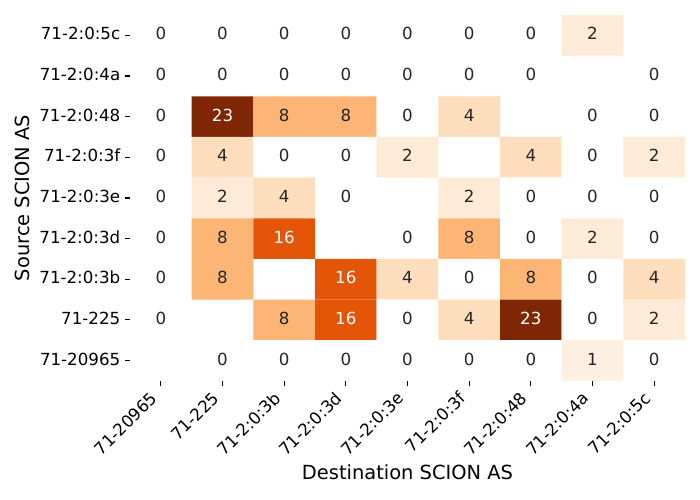

The Python source for this figure:
import pandas as pd
import seaborn as sns
import matplotlib.pyplot as plt
import argparse

def plot_heatmap(csv_file, x_order=None, y_order=None):
    df = pd.read_csv(csv_file)
    df_pivot = df.pivot(index='src_scion_addr', columns='dst_scion_addr', values='median_diff_to_max')
    df_pivot = df_pivot.round(2)  # Round values to 2 decimal places

    if x_order:
        x_order = x_order.split(',')
        df_pivot = df_pivot.reindex(columns=x_order)
    
    if y_order:
        y_order = y_order.split(',')
        df_pivot = df_pivot.reindex(index=y_order)
    
    plt.rcParams['pdf.fonttype'] = 42
    plt.rcParams['ps.fonttype'] = 42
    plt.figure(figsize=(7, 5))
    
    # Get a copy of the "Oranges" colormap. It's good practice to work on a copy.
    cmap = plt.get_cmap("Oranges").copy()
    
    # Set the color for values that are "under" the minimum range to white.
    cmap.set_under('white')
    
    # Plot the heatmap.
    # By setting `vmin` to a small positive number, all cells with a value of 0 
    # will be treated as "under" the range and colored white.
    # Since your data is rounded to 2 decimal places, the smallest non-zero value is 0.01.
    # A vmin of 0.001 is a safe choice.
    sns.heatmap(df_pivot, cmap=cmap, annot=True, fmt=".0f", cbar=False, 
                annot_kws={"size": 12}, vmin=0.001)
    
    # plt.title("Max. Number of Active Paths", fontsize=16, fontweight='bold')
    plt.xlabel("Destination SCION AS", fontsize=14)
    plt.ylabel("Source SCION AS", fontsize=14)
    plt.xticks(rotation=45, ha="right", fontsize=12)
    plt.yticks(rotation=0, fontsize=12)
    plt.tight_layout()
    plt.savefig("heatmap_diff_median.pdf")
    # plt.show()

if __name__ == "__main__":
    parser = argparse.ArgumentParser(description="Plot SCION AS heatmap with custom axis order.")
    parser.add_argument("csv_file", help="Input CSV file containing SCION path data")
    parser.add_argument("--x_order", help="Comma-separated list of ASes for x-axis order", default=None)
    parser.add_argument("--y_order", help="Comma-separated list of ASes for y-axis order", default=None)
    
    args = parser.parse_args()
    plot_heatmap(args.csv_file, args.x_order, args.y_order)